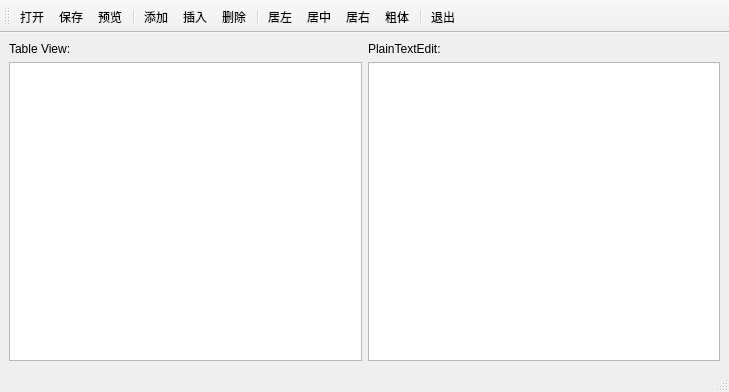
<?xml version="1.0" encoding="UTF-8"?>
<ui version="4.0">
 <class>ExQStandardItemModel</class>
 <widget class="QMainWindow" name="ExQStandardItemModel">
  <property name="geometry">
   <rect>
    <x>0</x>
    <y>0</y>
    <width>729</width>
    <height>392</height>
   </rect>
  </property>
  <property name="windowTitle">
   <string>MainWindow</string>
  </property>
  <widget class="QWidget" name="centralwidget">
   <layout class="QGridLayout" name="gridLayout">
    <item row="0" column="0">
     <layout class="QVBoxLayout" name="verticalLayout">
      <item>
       <widget class="QLabel" name="label">
        <property name="text">
         <string>Table View:</string>
        </property>
       </widget>
      </item>
      <item>
       <widget class="QTableView" name="tableView"/>
      </item>
     </layout>
    </item>
    <item row="0" column="1">
     <layout class="QVBoxLayout" name="verticalLayout_2">
      <item>
       <widget class="QLabel" name="label_2">
        <property name="text">
         <string>PlainTextEdit:</string>
        </property>
       </widget>
      </item>
      <item>
       <widget class="QPlainTextEdit" name="plainTextEdit"/>
      </item>
     </layout>
    </item>
   </layout>
  </widget>
  <widget class="QMenuBar" name="menubar">
   <property name="geometry">
    <rect>
     <x>0</x>
     <y>0</y>
     <width>729</width>
     <height>26</height>
    </rect>
   </property>
  </widget>
  <widget class="QStatusBar" name="statusbar"/>
  <widget class="QToolBar" name="toolBar">
   <property name="windowTitle">
    <string>toolBar</string>
   </property>
   <attribute name="toolBarArea">
    <enum>TopToolBarArea</enum>
   </attribute>
   <attribute name="toolBarBreak">
    <bool>false</bool>
   </attribute>
   <addaction name="actOpen"/>
   <addaction name="actSave"/>
   <addaction name="actModelData"/>
   <addaction name="separator"/>
   <addaction name="actAppend"/>
   <addaction name="actInsert"/>
   <addaction name="actDelete"/>
   <addaction name="separator"/>
   <addaction name="actAlignLeft"/>
   <addaction name="actAlignCenter"/>
   <addaction name="actAlingRight"/>
   <addaction name="actBold"/>
   <addaction name="separator"/>
   <addaction name="actExit"/>
  </widget>
  <action name="actOpen">
   <property name="icon">
    <iconset resource="../../../../resources/resources.qrc">
     <normaloff>:/images/ExQStandardItemModel/Image011.jpg</normaloff>:/images/ExQStandardItemModel/Image011.jpg</iconset>
   </property>
   <property name="text">
    <string>打开</string>
   </property>
   <property name="toolTip">
    <string>打开文件夹</string>
   </property>
   <property name="shortcut">
    <string>Ctrl+1</string>
   </property>
  </action>
  <action name="actSave">
   <property name="icon">
    <iconset resource="../../../../resources/resources.qrc">
     <normaloff>:/images/ExQStandardItemModel/Image001.png</normaloff>:/images/ExQStandardItemModel/Image001.png</iconset>
   </property>
   <property name="text">
    <string>保存</string>
   </property>
   <property name="toolTip">
    <string>保存文件</string>
   </property>
   <property name="shortcut">
    <string>Ctrl+S</string>
   </property>
  </action>
  <action name="actAppend">
   <property name="icon">
    <iconset resource="../../../../resources/resources.qrc">
     <normaloff>:/images/ExQStandardItemModel/Image012.png</normaloff>:/images/ExQStandardItemModel/Image012.png</iconset>
   </property>
   <property name="text">
    <string>添加</string>
   </property>
   <property name="toolTip">
    <string>添加一行</string>
   </property>
  </action>
  <action name="actInsert">
   <property name="icon">
    <iconset resource="../../../../resources/resources.qrc">
     <normaloff>:/images/ExQStandardItemModel/Image008.jpg</normaloff>:/images/ExQStandardItemModel/Image008.jpg</iconset>
   </property>
   <property name="text">
    <string>插入</string>
   </property>
   <property name="toolTip">
    <string>插入一行</string>
   </property>
   <property name="shortcut">
    <string>Ins</string>
   </property>
  </action>
  <action name="actDelete">
   <property name="icon">
    <iconset resource="../../../../resources/resources.qrc">
     <normaloff>:/images/ExQStandardItemModel/Image009.jpg</normaloff>:/images/ExQStandardItemModel/Image009.jpg</iconset>
   </property>
   <property name="text">
    <string>删除</string>
   </property>
   <property name="toolTip">
    <string>删除一行</string>
   </property>
   <property name="shortcut">
    <string>Del</string>
   </property>
  </action>
  <action name="actExit">
   <property name="icon">
    <iconset resource="../../../../resources/resources.qrc">
     <normaloff>:/images/ExQStandardItemModel/Image007.jpg</normaloff>:/images/ExQStandardItemModel/Image007.jpg</iconset>
   </property>
   <property name="text">
    <string>退出</string>
   </property>
   <property name="toolTip">
    <string>退出程序</string>
   </property>
   <property name="shortcut">
    <string>Ctrl+0</string>
   </property>
  </action>
  <action name="actModelData">
   <property name="icon">
    <iconset resource="../../../../resources/resources.qrc">
     <normaloff>:/images/ExQStandardItemModel/Image010.jpg</normaloff>:/images/ExQStandardItemModel/Image010.jpg</iconset>
   </property>
   <property name="text">
    <string>预览</string>
   </property>
   <property name="toolTip">
    <string>预览数据模型到文本框</string>
   </property>
   <property name="shortcut">
    <string>Ctrl+2</string>
   </property>
  </action>
  <action name="actAlignLeft">
   <property name="icon">
    <iconset resource="../../../../resources/resources.qrc">
     <normaloff>:/images/ExQStandardItemModel/Image004.png</normaloff>:/images/ExQStandardItemModel/Image004.png</iconset>
   </property>
   <property name="text">
    <string>居左</string>
   </property>
   <property name="toolTip">
    <string>文字左对齐</string>
   </property>
   <property name="shortcut">
    <string>Ctrl+3</string>
   </property>
  </action>
  <action name="actAlignCenter">
   <property name="icon">
    <iconset resource="../../../../resources/resources.qrc">
     <normaloff>:/images/ExQStandardItemModel/Image006.png</normaloff>:/images/ExQStandardItemModel/Image006.png</iconset>
   </property>
   <property name="text">
    <string>居中</string>
   </property>
   <property name="toolTip">
    <string>文本居中</string>
   </property>
   <property name="shortcut">
    <string>Ctrl+4</string>
   </property>
  </action>
  <action name="actAlingRight">
   <property name="icon">
    <iconset resource="../../../../resources/resources.qrc">
     <normaloff>:/images/ExQStandardItemModel/Image005.png</normaloff>:/images/ExQStandardItemModel/Image005.png</iconset>
   </property>
   <property name="text">
    <string>居右</string>
   </property>
   <property name="toolTip">
    <string>文本右对齐</string>
   </property>
   <property name="shortcut">
    <string>Ctrl+5</string>
   </property>
  </action>
  <action name="actBold">
   <property name="checkable">
    <bool>true</bool>
   </property>
   <property name="icon">
    <iconset resource="../../../../resources/resources.qrc">
     <normaloff>:/images/ExQStandardItemModel/Image003.png</normaloff>:/images/ExQStandardItemModel/Image003.png</iconset>
   </property>
   <property name="text">
    <string>粗体</string>
   </property>
   <property name="toolTip">
    <string>文字设置粗体</string>
   </property>
   <property name="shortcut">
    <string>Ctrl+B</string>
   </property>
  </action>
 </widget>
 <resources>
  <include location="../../../../resources/resources.qrc"/>
 </resources>
 <connections/>
</ui>
